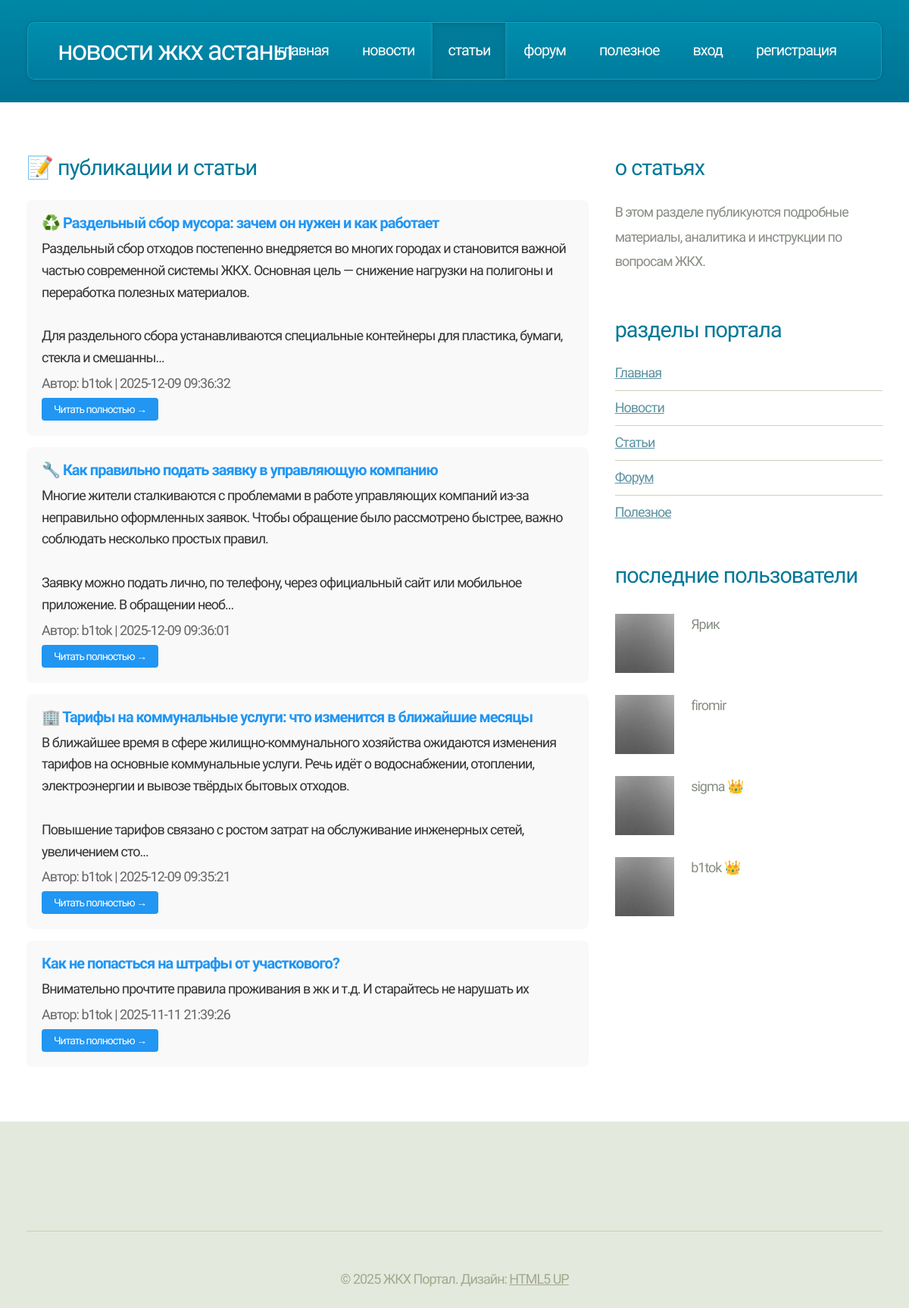
/twocolumn2.php, run on the app's committed database.
### tables this page shows
CREATE TABLE `articles` (
  `id` int(11) NOT NULL,
  `title` varchar(255) DEFAULT NULL,
  `content` text DEFAULT NULL,
  `author` varchar(100) DEFAULT NULL,
  `author_id` int(11) DEFAULT NULL,
  `created_at` timestamp NOT NULL DEFAULT current_timestamp(),
  `image` varchar(255) DEFAULT NULL
);

CREATE TABLE `users` (
  `id` int(11) NOT NULL,
  `username` varchar(50) NOT NULL,
  `password` varchar(255) NOT NULL,
  `role` enum('admin','editor','user') DEFAULT 'user',
  `created_at` timestamp NOT NULL DEFAULT current_timestamp()
);

### db.php (called while the page is built, shortened)
<?php
function isLoggedIn() {
    return isset($_SESSION['user']);
}
function escape($str) {
    return htmlspecialchars($str, ENT_QUOTES, 'UTF-8');
}
?>

### twocolumn2.php (the view, shortened to what this page needs)
<?php
include 'db.php';
?>
<!DOCTYPE HTML>
<html>
<head>
    <link rel="stylesheet" href="assets/css/main.css" />
</head>
<body>
    <div id="page-wrapper">
        <div id="header-wrapper">
            <div class="container">
                <div class="row">
                    <div class="col-12">
                        <header id="header">
                            <h1><a href="index.php" id="logo">Новости ЖКХ Астаны</a></h1>
                            <nav id="nav">
                                <a href="index.php">Главная</a>
                                <a href="twocolumn1.php">Новости</a>
                                <a href="twocolumn2.php" class="current-page-item">Статьи</a>
                                <a href="onecolumn.php">Форум</a>
                                <a href="threecolumn.php">Полезное</a>
                                <?php if (isLoggedIn()): ?>
                                    <?php if (isAdmin()): ?>
                                        <a href="admin/index.php" style="color: #ff5722;">Админ</a>
                                    <?php endif; ?>
                                    <a href="logout.php">Выход (<?php echo escape(getCurrentUser()['username']); ?>)</a>
                                <?php else: ?>
                                    <a href="login.php">Вход</a>
                                    <a href="register.php">Регистрация</a>
                                <?php endif; ?>
                            </nav>
                        </header>
                    </div>
                </div>
            </div>
        </div>
        <div id="main">
            <div class="container">
                <div class="row main-row">
                    <div class="col-8 col-12-medium imp-medium">
                        <section>
                            <h2>📝 Публикации и статьи</h2>
                            <?php
                            $stmt = $conn->prepare("
                                SELECT a.*, u.username as author_name
                                FROM articles a
                                LEFT JOIN users u ON a.author_id = u.id
                                ORDER BY a.created_at DESC
                            ");
                            $stmt->execute();
                            $result = $stmt->get_result();
                            if ($result->num_rows > 0) {
                                while ($row = $result->fetch_assoc()) {
                                    echo "<article class='article-item'>";
                                    echo "<a href='article.php?id={$row['id']}' class='article-title'>" . escape($row['title']) . "</a>";
                                    $excerpt = mb_substr($row['content'], 0, 300);
                                    if (mb_strlen($row['content']) > 300) $excerpt .= '...';
                                    echo "<div class='article-excerpt'>" . nl2br(escape($excerpt)) . "</div>";
                                    $authorName = $row['author_name'] ?? $row['author'] ?? 'Редакция';
                                    echo "<small style='color: #666;'>Автор: " . escape($authorName) . " | " . $row['created_at'] . "</small>";
                                    echo "<br><a href='article.php?id={$row['id']}' class='read-more'>Читать полностью →</a>";
                                    echo "</article>";
                                }
                            } else {
                                echo "<p>Пока нет опубликованных статей.</p>";
                            }
                            ?>
                        </section>
                    </div>
                    <div class="col-4 col-12-medium">
                        <section>
                            <h2>О статьях</h2>
                            <p>В этом разделе публикуются подробные материалы, аналитика и инструкции по вопросам ЖКХ.</p>
                        </section>
                        <section>
                            <h2>Разделы портала</h2>
                            <ul class="link-list">
                                <li><a href="index.php">Главная</a></li>
                                <li><a href="twocolumn1.php">Новости</a></li>
                                <li><a href="twocolumn2.php">Статьи</a></li>
                                <li><a href="onecolumn.php">Форум</a></li>
                                <li><a href="threecolumn.php">Полезное</a></li>
                            </ul>
                        </section>
                        <section>
                            <h2>Последние пользователи</h2>
                            <ul class="small-image-list">
                            <?php
                            $users = $conn->query("SELECT username, role FROM users ORDER BY id DESC LIMIT 5");
                            if ($users) {
                                while ($u = $users->fetch_assoc()) {
                                    $badge = $u['role'] === 'admin' ? ' 👑' : '';
                                    echo "<li><img src='images/pic1.jpg' alt='' class='left'/><p>" . escape($u['username']) . $badge . "</p></li>";
                                }
                            }
                            ?>
                            </ul>
                        </section>
                    </div>
                </div>
            </div>
        </div>
        <div id="footer-wrapper">
            <div class="container">
                <div class="row">
                    <div class="col-12">
                        <div id="copyright">
                            &copy; 2025 ЖКХ Портал. Дизайн: <a href="http://html5up.net">HTML5 UP</a>
                        </div>
                    </div>
                </div>
            </div>
        </div>
    </div>
</body>
</html>

### twocolumn2.php (style rules this page uses)
.article-item { background: #f9f9f9; padding: 20px; margin: 15px 0; border-radius: 8px; transition: transform 0.2s, box-shadow 0.2s; }
.article-title { color: #2196F3; text-decoration: none; font-size: 20px; font-weight: bold; display: block; margin-bottom: 10px; }
.article-excerpt { color: #333; line-height: 1.6; margin: 10px 0; }
.read-more { display: inline-block; margin-top: 10px; padding: 8px 16px; background: #2196F3; color: white; border-radius: 4px; text-decoration: none; font-size: 14px; }

### data on the page
articles: title "♻️ Раздельный сбор мусора: зачем он нужен и как работает", content "Раздельный сбор отходов постепенно внедряется во многих городах и становится важной частью современной системы ЖКХ. Основная цель — снижение нагрузки на полигоны и переработка полезных материалов. Для раздельного сбора устанавливаются специальные контейнеры для пластика, бумаги, стекла и смешанны...", author.username "b1tok", created_at "2025-12-09 09:36:32"
articles: title "🔧 Как правильно подать заявку в управляющую компанию", content "Многие жители сталкиваются с проблемами в работе управляющих компаний из-за неправильно оформленных заявок. Чтобы обращение было рассмотрено быстрее, важно соблюдать несколько простых правил. Заявку можно подать лично, по телефону, через официальный сайт или мобильное приложение. В обращении необ...", author.username "b1tok", created_at "2025-12-09 09:36:01"
articles: title "🏢 Тарифы на коммунальные услуги: что изменится в ближайшие месяцы", content "В ближайшее время в сфере жилищно-коммунального хозяйства ожидаются изменения тарифов на основные коммунальные услуги. Речь идёт о водоснабжении, отоплении, электроэнергии и вывозе твёрдых бытовых отходов. Повышение тарифов связано с ростом затрат на обслуживание инженерных сетей, увеличением сто...", author.username "b1tok", created_at "2025-12-09 09:35:21"
articles: title "Как не попасться на штрафы от участкового?", content "Внимательно прочтите правила проживания в жк и т.д. И старайтесь не нарушать их", author.username "b1tok", created_at "2025-11-11 21:39:26"
users: username "Ярик"
users: username "firomir"
users: username "sigma", role "👑"
users: username "b1tok", role "👑"
